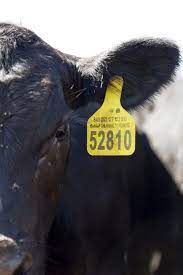
#> input picture Photos/tag3.jfif, 183 x 275 px
$ python cow.py
#> lines starting #> are read from the running program, lines starting #| are printed output that depends on the picture; after the words box and inside, x2 and y2 are one past the last pixel; in counts of white or black regions, pixels touching at a corner belong together
import numpy as np
import cv2


#Read the image and resize it
#image = cv2.imread('Photos/cow_tag1.jfif',cv2.IMREAD_COLOR)
image = cv2.imread('Photos/tag3.jfif',cv2.IMREAD_COLOR)
#> image is the input picture: shape (275, 183, 3); mean B, G, R 92.3, 91.6, 93.5
#image = cv2.imread('Photos/tag6.jfif',cv2.IMREAD_COLOR)

#image = cv2.imread('Photos/tag4.jfif',cv2.IMREAD_COLOR)


#resize and copy
image = cv2.resize(image, (600,400) )
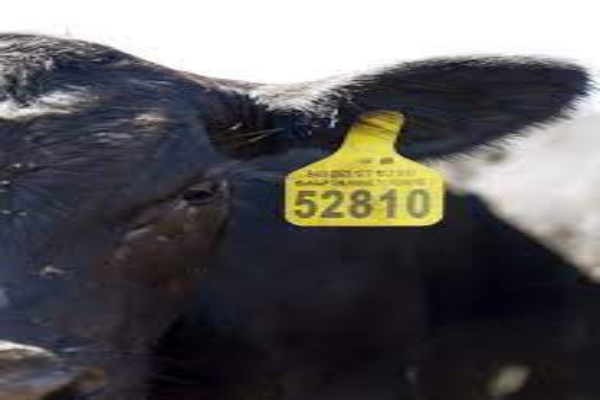
#> image: shape (400, 600, 3); mean B, G, R 92.3, 91.5, 93.4
original = image.copy()
original1 = image.copy()

#Convert to gray scale
gray = cv2.cvtColor(image, cv2.COLOR_BGR2GRAY)
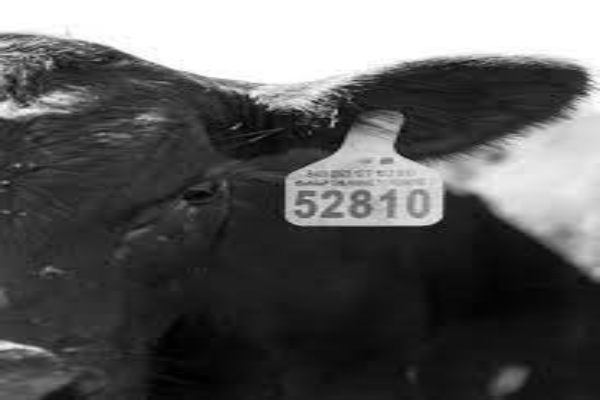
#> gray: shape (400, 600); min 1, max 255, mean 92.1


#Mask the yellow region in the image to get tag region
image = cv2.cvtColor(image, cv2.COLOR_BGR2HSV)
#> image: shape (400, 600, 3); mean H, S, V 91.3, 57.6, 99.3
lower = np.array([21, 90, 0], dtype="uint8")
upper = np.array([34, 255, 255], dtype="uint8")
mask = cv2.inRange(image, lower, upper)
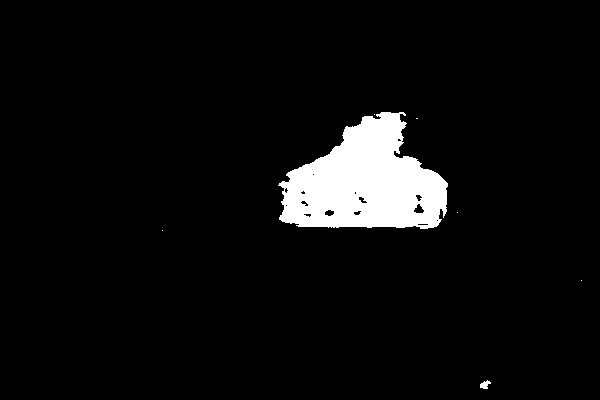
#> mask: shape (400, 600); 5.3% white; 7 white regions (5 under 20 px)
cv2.imshow('mask', mask)

# Find contours, obtain bounding box, extract and save ROI
ROI_number = 0
cnts = cv2.findContours(mask, cv2.RETR_EXTERNAL, cv2.CHAIN_APPROX_SIMPLE)
#> cnts = 7 contours, 5 with area under 20; largest, box (x1, y1, x2, y2) and area: (278, 112, 448, 229) 12702, (480, 380, 491, 389) 45
cnts = cnts[0] if len(cnts) == 2 else cnts[1]

#To draw a rectangle and and save that image
for c in cnts:
    x,y,w,h = cv2.boundingRect(c)
    cv2.rectangle(original1, (x, y), (x + w, y + h), (36,255,12), 2)
    ROI = original[y:y+h, x:x+w]
    #only image with size greater than 7000 is saved as a new image
    if(ROI.size > 7000):
        cv2.imwrite('Photos/roi/ROI_{}.png'.format(ROI_number), ROI)
        ROI_number += 1
#> this loop made 7 passes
#> (x, y, w, h, ROI_number) on pass 7: (278, 112, 170, 117, 1)
#> (x, y, w, h, ROI) on passes 2, 3, 4, 6: (581, 280, 1, 1, [[11, 16, 18]]), (162, 230, 1, 1, [[32, 48, 55]]), (457, 212, 1, 1, [[20, 35, 33]]), (374, 114, 1, 1, [[49, 73, 84]])
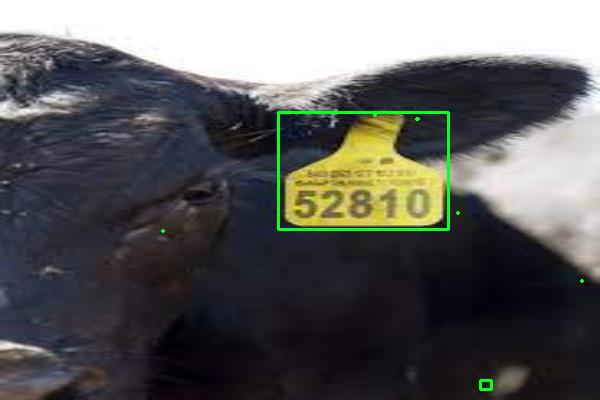
#> original1: shape (400, 600, 3); 0.79% of pixels changed, all inside (x1, y1, x2, y2) = (161, 111, 584, 391)
#> after the loop, ROI_number = 1


cv2.imshow('image', original1)
ROI_number = ROI_number - 1
#> ROI_number = 0
number = str(ROI_number)
#> number = '0'


image_number = "ROI_" + number + ".png"
#> image_number = 'ROI_0.png'
print(image_number)
#| ROI_0.png


cv2.waitKey(20000)
cv2.destroyAllWindows()

$ run again, with Photos/tag6.jfif copied over Photos/tag3.jfif
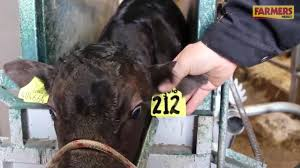
#> input picture Photos/tag6.jfif, 300 x 168 px
#> image is the input picture: shape (168, 300, 3); mean B, G, R 104.4, 107.2, 114.3
#> `mask = cv2.inRange(image, lower, upper)`:
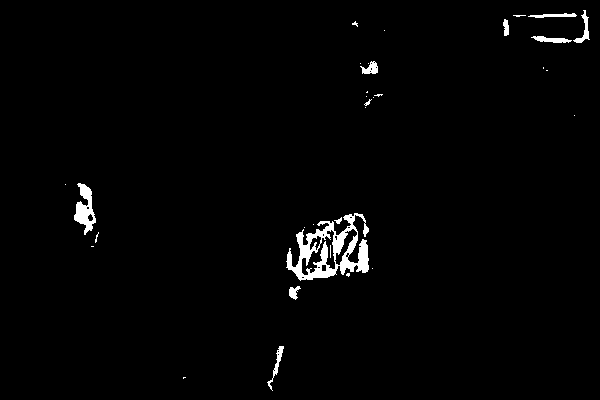
#> mask: shape (400, 600); 1.7% white; 33 white regions (22 under 20 px)
#> cnts = 32 contours, 23 with area under 20; largest, box (x1, y1, x2, y2) and area: (286, 213, 369, 281) 2938, (74, 183, 96, 235) 534, (531, 36, 572, 43) 126, (573, 10, 590, 43) 122, (360, 61, 378, 74) 118
#> the loop `for c in cnts:` made 32 passes
#> (x, y, w, h, ROI_number) on pass 11: (286, 213, 83, 68, 1)
#> after the loop `for c in cnts:`:
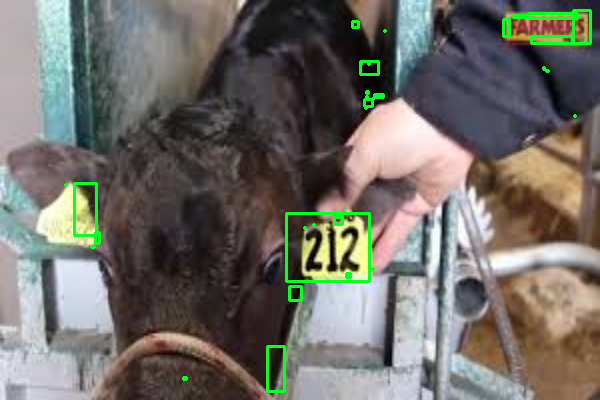
#> original1: shape (400, 600, 3); mean B, G, R 103.6, 109.4, 112.6
#> after the loop `for c in cnts:`: ROI_number = 1
#> `ROI_number = ROI_number - 1`: ROI_number = 0
#> number = '0'
#> image_number = 'ROI_0.png'
#| ROI_0.png
